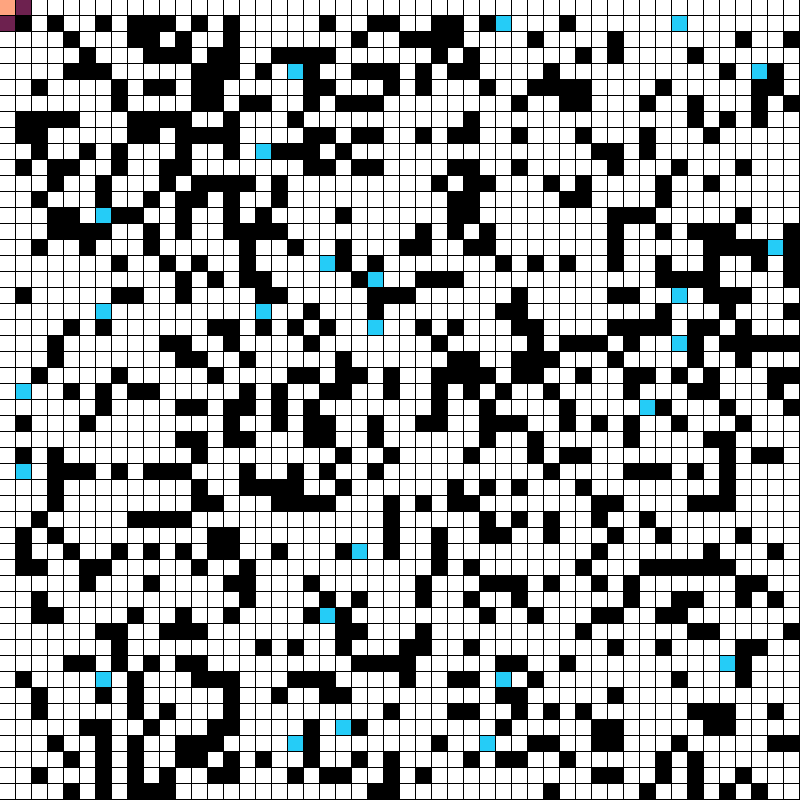
Frame 1 (no input)
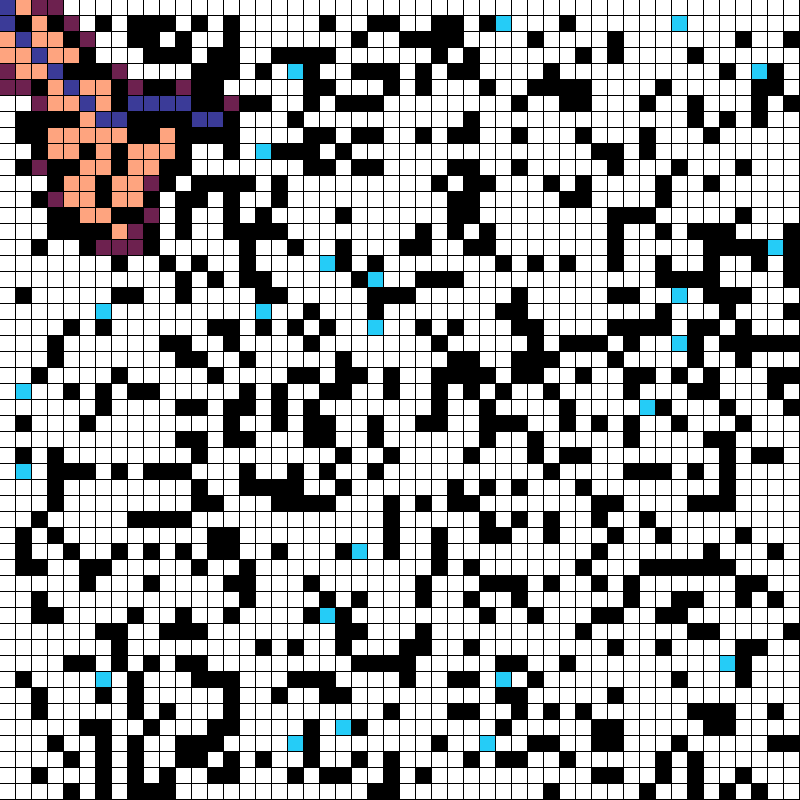
Frame 60 (no input)
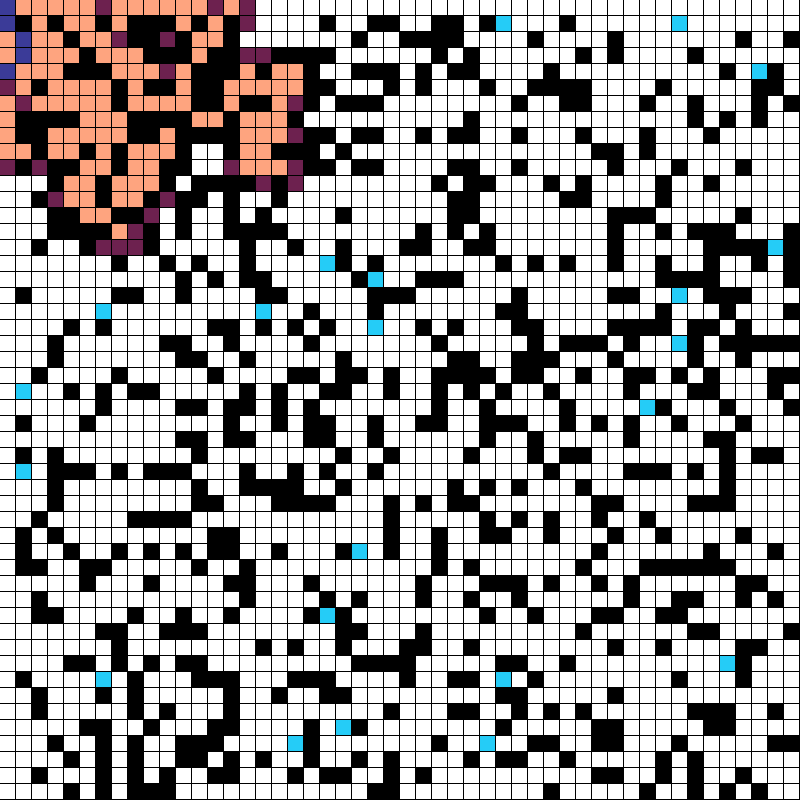
Frame 120 (the mouse pressed at the canvas centre since frame 60)

The p5.js sketch that drew these frames (run headless with seeded random() and noise() and a simulated clock; from frame 60 on, the mouse is pressed at the canvas centre):

// p5.js sketch
// ── sketch.js
const boardLength = 50
const fps = 165;
let w;
let h;
let grid = new Array(boardLength);
let toVisit = [];
let visited = [];
let start;
let end
let path = [];
let foods = [];
function Node(x, y) {
    this.x = x;
    this.y = y;
    this.f = 0;
    this.g = 0;
    this.h = 0;
    this.neighbors = [];
    this.previous = null;
	this.wall = false;

	if (Math.random(1) < 0.3 && this.x > 0 && this.y > 0) {
        this.wall = true;
    }

    this.show = (color) => {
        fill(color);
		if(this.wall){
			fill(0);
		}
        noStroke();
        rect(this.x * w, this.y * h, w - 1, h - 1);
    };

    this.addNeighbors = (grid) => {
        if (this.x < boardLength - 1) {
            this.neighbors.push(grid[this.x + 1][this.y]);
        }

        if (this.x > 0) {
            this.neighbors.push(grid[this.x - 1][this.y]);
        }

        if (this.y < boardLength - 1) {
            this.neighbors.push(grid[this.x][this.y + 1]);
        }

        if (this.y > 0) {
            this.neighbors.push(grid[this.x][this.y - 1]);
        }

        if (this.x > 0 && this.y > 0) {
            this.neighbors.push(grid[this.x - 1][this.y - 1]);
        }

        if (this.x < boardLength - 1 && this.y > 0) {
            this.neighbors.push(grid[this.x + 1][this.y - 1]);
        }

        if (this.x > 0 && this.y < boardLength - 1) {
            this.neighbors.push(grid[this.x - 1][this.y + 1]);
        }

        if (this.x < boardLength - 1 && this.y < boardLength - 1) {
            this.neighbors.push(grid[this.x + 1][this.y + 1]);
        }
    }
}

function getLowestF(toVisit) {
    let lowest = 0;
    for (let i = 0; i < toVisit.length; i++) {
        if (toVisit[i].f < toVisit[lowest].f) {
            lowest = i;
        }
    }

    return lowest;
}

function removeElement(arr, element) {
    for (let i = arr.length - 1; i >= 0; i--) {
        if (arr[i] == element) {
            arr.splice(i, 1);
        }
    }
}

function heuristic(a, b) {
    //return Math.abs(a.x - b.x) + Math.abs(a.y - b.y);
    return Math.sqrt((a.x - b.x) ** 2 + (a.y - b.y) ** 2);
}

function showPath(current) {
	if(current.previous == undefined || current.previous == null){
		return [];
	}
    path = [];
    let aux = current;
    path.push(aux);
    while (aux.previous) {
        path.push(aux.previous);
        aux = aux.previous;
    }

    return path;
}

function getCloserDot(current, foods) {
    if (foods.length == 0) {
        return current;
    }

    let near = foods[0];
    foods.forEach(food => {
        if (heuristic(current, food) < heuristic(current, near)) {
            near = food;
        }
    });

    return near;
}

function generateFoods(grid, nFoods) {
    let foods = [];
    while (foods.length < Math.floor(nFoods)) {
        for (let i = 0; i < grid.length; i++) {
            for (let j = 0; j < grid.length; j++) {
                if (Math.random(1) < 0.001 && grid[i][j].x > 0 && grid[i][j].y > 0 && foods.length < nFoods) {
                    foods.push(grid[i][j]);
                }
            }
        }
    }

    for (let i = 0; i < grid.length; i++) {
        for (let j = 0; j < grid.length; j++) {
            if (foods.includes(grid[i][j])) {
                grid[i][j].wall = false;
            }
        }
    }
    return foods;
}

function setup() {
    createCanvas(800, 800);
    background(0);
    frameRate(fps);
    w = width / boardLength;
    h = height / boardLength;

    for (let i = 0; i < boardLength; i++) {
        grid[i] = new Array(boardLength);
    }

    for (let i = 0; i < boardLength; i++) {
        for (let j = 0; j < boardLength; j++) {
            grid[i][j] = new Node(i, j);

        }
    }

    for (let i = 0; i < boardLength; i++) {
        for (let j = 0; j < boardLength; j++) {
            grid[i][j].addNeighbors(grid);
        }
    }

    start = grid[0][0];
	foods = generateFoods(grid, boardLength/2);
    toVisit.push(start);
}

function draw() {
    if (foods.length == 0 || toVisit.length == 0) {
        noLoop();
        return;
    }

    end = getCloserDot(start, foods);

    if (foods.length > 0) {
        let lowest = getLowestF(toVisit);
        var current = toVisit[lowest];

        console.log('(',end.x,end.y,')');

        if(current == end){
            removeElement(foods, end);
        }

        removeElement(toVisit, current);
        visited.push(current);

        current.neighbors.forEach(neighbor => {
            if (!visited.includes(neighbor) && !neighbor.wall) {
                let g = current.g + 1;
                let newPath = false;

                if (!toVisit.includes(neighbor) && g > neighbor.g) {
                    neighbor.g = g;
                    toVisit.push(neighbor);
                    newPath = true;
                }

                if (newPath) {
                    neighbor.h = heuristic(neighbor, end);
                    neighbor.f = neighbor.g + neighbor.h;
                    neighbor.previous = current;
                }
            }
        });

    } else {
		console.log('sem caminho');
		noLoop();
		return;
	}

    for (let i = 0; i < boardLength; i++) {
        for (let j = 0; j < boardLength; j++) {
            grid[i][j].show(color(255));
        }
    }

    foods.forEach(food => {
        food.show(color(37, 204, 247));
    });

	visited.forEach(v => {
		v.show(color(254, 164, 127));
	});
    
	toVisit.forEach(v => {
		v.show(color(109, 33, 79));
	});    

    path = showPath(current);

    path.forEach(v => {
		v.show(color(59, 59, 152));
	});
}
